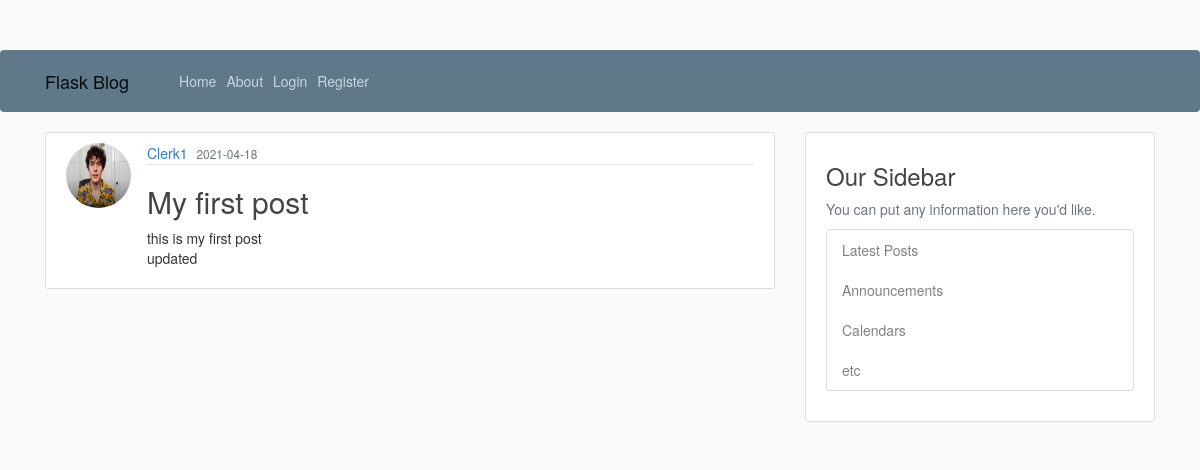
/post/1, run on the app's committed database.
### flaskBlog/models.py (models this page shows, shortened)
class User(db.Model, UserMixin):
    id = db.Column(db.Integer, primary_key=True)
    username = db.Column(db.String(20), unique=True, nullable=False)
    email = db.Column(db.String(120), unique=True, nullable=False)
    image_file = db.Column(db.String(20), nullable=False, default='default.jpg')
    password = db.Column(db.String(60), nullable=False)
    posts = db.relationship('Post', backref='author', lazy=True)

class Post(db.Model):
    id = db.Column(db.Integer, primary_key=True)
    title = db.Column(db.String(100), nullable=False)
    date_posted = db.Column(db.DateTime, nullable=False, default=datetime.utcnow)
    content = db.Column(db.Text, nullable=False)
    user_id = db.Column(db.Integer, db.ForeignKey('user.id'), nullable=False)

### flaskBlog/routes.py (the view)
@app.route("/post/<int:post_id>")
def post(post_id):
    post= Post.query.get_or_404(post_id)
    return render_template('post.html', title=post.title, post=post)

### flaskBlog/templates/post.html (shortened to what this page needs)
{% extends "layout.html" %}
{% block content %}
   <article class="media content-section">
    <img class="rounded-circle article-img"src="{{ url_for('static',filename='profile_pics/' + post.author.image_file) }}" >
    <div class="media-body">
      <div class="article-metadata">
        <a class="mr-2" href="{{url_for('user_posts', username=post.author.username)}}">{{ post.author.username }}</a>
        <small class="text-muted">{{ post.date_posted.strftime('%Y-%m-%d') }}</small>
    </div>
      <h2 class="article-title">{{ post.title }}</h2>
      <p class="article-content">{{ post.content }}</p>
    </div>
  </article>
    {% endblock content %}

### flaskBlog/static/main.css (style rules this page uses)
body { background: #fafafa; color: #333333; margin-top: 5rem; }
h1, h2, h3, h4, h5, h6 { color: #444444; }
.content-section { background: #ffffff; padding: 10px 20px; border: 1px solid #dddddd; border-radius: 3px; margin-bottom: 20px; }
.article-title { color: #444444; }
.article-content { white-space: pre-line; }
.article-img { height: 65px; width: 65px; margin-right: 16px; }
.article-metadata { padding-bottom: 1px; margin-bottom: 4px; border-bottom: 1px solid #e3e3e3 }

### data on the page
User: image_file (picture), author.username "Clerk1"
Post: date_posted "2021-04-18", title "My first post", content "this is my first post updated"
